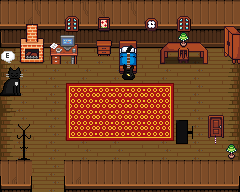

This is a level from a 2D game, rendered from its Tiled map with the project's own tilesets. A one-line summary and the map file follow, with tile-layer data summarised:
An orthogonal 15x12 tile map with 16x16 px tiles, 5 tile layers (Tile Layer 2, Tile Layer 1, Слой тайлов 3, Слой тайлов 4, ...), 15 tilesets and 38 objects (Exit from house, spawnpoint, Dialogue).

<map version="1.10" tiledversion="1.12.2" orientation="orthogonal" renderorder="right-down" width="15" height="12" tilewidth="16" tileheight="16" infinite="0" nextlayerid="9" nextobjectid="20">
 <properties>
  <property name="background_music" value="alberto_balsalm.mp3" />
 </properties>
 <tileset firstgid="1" name="Interior" tilewidth="16" tileheight="16" tilecount="108" columns="12">
  <image source="Interior.png" trans="55ffff" width="192" height="144" />
  <tile id="2">
   <objectgroup draworder="index" id="2">
    <object id="1" x="2" y="0" width="11" height="16" />
   </objectgroup>
  </tile>
  <tile id="5">
   <objectgroup draworder="index" id="2">
    <object id="1" x="7" y="8" width="9" height="8" />
   </objectgroup>
  </tile>
  <tile id="6">
   <objectgroup draworder="index" id="2">
    <object id="1" x="0" y="8" width="9" height="8" />
   </objectgroup>
  </tile>
  <tile id="7">
   <objectgroup draworder="index" id="2">
    <object id="1" x="10" y="8" width="6" height="8" />
   </objectgroup>
  </tile>
  <tile id="8">
   <objectgroup draworder="index" id="2">
    <object id="1" x="0" y="8" width="6" height="8" />
   </objectgroup>
  </tile>
  <tile id="17">
   <objectgroup draworder="index" id="2">
    <object id="1" x="7" y="0" width="9" height="16" />
   </objectgroup>
  </tile>
  <tile id="18">
   <objectgroup draworder="index" id="2">
    <object id="1" x="0" y="0" width="9" height="16" />
   </objectgroup>
  </tile>
  <tile id="19">
   <objectgroup draworder="index" id="2">
    <object id="1" x="4" y="0" width="12" height="16" />
   </objectgroup>
  </tile>
  <tile id="20">
   <objectgroup draworder="index" id="2">
    <object id="1" x="0" y="0" width="12" height="16" />
   </objectgroup>
  </tile>
  <tile id="29">
   <objectgroup draworder="index" id="2">
    <object id="1" x="7" y="0" width="9" height="10" />
   </objectgroup>
  </tile>
  <tile id="30">
   <objectgroup draworder="index" id="2">
    <object id="1" x="0" y="0" width="9" height="10" />
   </objectgroup>
  </tile>
  <tile id="31">
   <objectgroup draworder="index" id="2">
    <object id="1" x="3" y="0" width="13" height="16" />
   </objectgroup>
  </tile>
  <tile id="32">
   <objectgroup draworder="index" id="2">
    <object id="1" x="0" y="0" width="13" height="16" />
   </objectgroup>
  </tile>
  <tile id="88">
   <objectgroup draworder="index" id="2">
    <object id="1" x="4" y="8" width="12" height="8" />
   </objectgroup>
  </tile>
  <tile id="89">
   <objectgroup draworder="index" id="2">
    <object id="1" x="0" y="8" width="12" height="8" />
   </objectgroup>
  </tile>
  <tile id="90">
   <objectgroup draworder="index" id="2">
    <object id="1" x="0" y="8" width="16" height="8" />
   </objectgroup>
  </tile>
  <tile id="97">
   <objectgroup draworder="index" id="2">
    <object id="1" x="2" y="0" width="11" height="15" />
   </objectgroup>
  </tile>
  <tile id="100">
   <objectgroup draworder="index" id="2">
    <object id="1" x="4" y="0" width="12" height="15" />
    <object id="2" x="4" y="0" width="12" height="15" />
   </objectgroup>
  </tile>
  <tile id="101">
   <objectgroup draworder="index" id="2">
    <object id="1" x="0" y="0" width="12" height="15" />
   </objectgroup>
  </tile>
  <tile id="102">
   <objectgroup draworder="index" id="2">
    <object id="1" x="1" y="0" width="14" height="8" />
   </objectgroup>
  </tile>
 </tileset>
 <tileset firstgid="109" name="blocks" tilewidth="16" tileheight="16" tilecount="256" columns="16">
  <image source="blocks.png" trans="55ffff" width="256" height="256" />
  <tile id="56">
   <objectgroup draworder="index" id="2">
    <object id="1" x="0" y="0" width="16" height="16" />
   </objectgroup>
  </tile>
  <tile id="57">
   <objectgroup draworder="index" id="2">
    <object id="1" x="0" y="0" width="16" height="16" />
   </objectgroup>
  </tile>
  <tile id="71">
   <objectgroup draworder="index" id="2">
    <object id="1" x="0" y="0" width="16" height="16" />
   </objectgroup>
  </tile>
  <tile id="72">
   <objectgroup draworder="index" id="2">
    <object id="1" x="0" y="0" width="16" height="16" />
   </objectgroup>
  </tile>
  <tile id="73">
   <objectgroup draworder="index" id="2">
    <object id="1" x="0" y="0" width="16" height="16" />
   </objectgroup>
  </tile>
  <tile id="74">
   <objectgroup draworder="index" id="2">
    <object id="1" x="0" y="0" width="16" height="16" />
   </objectgroup>
  </tile>
 </tileset>
 <tileset firstgid="365" name="rack" tilewidth="16" tileheight="40" spacing="4" tilecount="1" columns="1">
  <image source="rack.png" width="16" height="40" />
  <tile id="0">
   <objectgroup draworder="index" id="2">
    <object id="1" x="1" y="4" width="14" height="36" />
   </objectgroup>
  </tile>
 </tileset>
 <tileset firstgid="366" name="table" tilewidth="48" tileheight="22" tilecount="1" columns="1">
  <image source="table.png" width="48" height="22" />
  <tile id="0">
   <objectgroup draworder="index" id="2">
    <object id="1" x="0" y="0" width="48" height="22" />
   </objectgroup>
  </tile>
 </tileset>
 <tileset firstgid="367" name="monitor" tilewidth="24" tileheight="17" tilecount="1" columns="1">
  <image source="monitor.png" width="24" height="17" />
 </tileset>
 <tileset firstgid="368" name="guitars" tilewidth="31" tileheight="35" tilecount="1" columns="1">
  <image source="guitars.png" width="31" height="35" />
  <tile id="0">
   <objectgroup draworder="index" id="2">
    <object id="1" x="0" y="0" width="31" height="35" />
   </objectgroup>
  </tile>
 </tileset>
 <tileset firstgid="369" name="cat" tilewidth="32" tileheight="18" tilecount="1" columns="1">
  <image source="cat.png" width="32" height="18" />
  <tile id="0">
   <objectgroup draworder="index" id="2">
    <object id="1" x="0" y="0" width="32" height="18" />
   </objectgroup>
  </tile>
 </tileset>
 <tileset firstgid="370" name="flowerpot" tilewidth="16" tileheight="20" tilecount="1" columns="1">
  <image source="flowerpot.png" width="16" height="20" />
  <tile id="0">
   <objectgroup draworder="index" id="2">
    <object id="1" x="3" y="0" width="11" height="16" />
   </objectgroup>
  </tile>
 </tileset>
 <tileset firstgid="371" name="carpet" tilewidth="16" tileheight="16" tilecount="12" columns="3">
  <image source="carpet.png" width="48" height="64" />
 </tileset>
 <tileset firstgid="383" name="wardrobe" tilewidth="17" tileheight="38" tilecount="1" columns="1">
  <image source="wardrobe.png" width="17" height="38" />
  <tile id="0">
   <objectgroup draworder="index" id="2">
    <object id="1" x="0" y="0" width="17" height="38" />
   </objectgroup>
  </tile>
 </tileset>
 <tileset firstgid="384" source="candle.tsx" />
 <tileset firstgid="386" source="GuitarDeL.tsx" />
 <tileset firstgid="387" source="Work Table.tsx" />
 <tileset firstgid="388" source="KoshkaDeL.tsx" />
 <tileset firstgid="389" source="cloud.tsx" />
 <layer id="2" name="Tile Layer 2" width="15" height="12">
  <data>[180 cells, 180 non-empty, 22 distinct tile ids]</data>
 </layer>
 <layer id="1" name="Tile Layer 1" width="15" height="12">
  <data>[180 cells, 13 non-empty, 1 distinct tile ids]</data>
 </layer>
 <layer id="6" name="Слой тайлов 3" width="15" height="12">
  <data>[180 cells, 51 non-empty, 35 distinct tile ids]</data>
 </layer>
 <layer id="7" name="Слой тайлов 4" width="15" height="12">
  <data>[180 cells, 10 non-empty, 9 distinct tile ids]</data>
 </layer>
 <layer id="8" name="candles" width="15" height="12">
  <data>[180 cells, 1 non-empty, 1 distinct tile ids]</data>
 </layer>
 <objectgroup id="3" name="objects">
  <object id="1" name="Exit from house" x="31.5624" y="181.445" width="32.4318" height="10.5535">
   <properties>
    <property name="spawnpoint" value="spawnpoint5" />
    <property name="transition" value="untitled" />
   </properties>
  </object>
  </objectgroup>
</map>
<!-- 4 of 38 objects omitted -->
